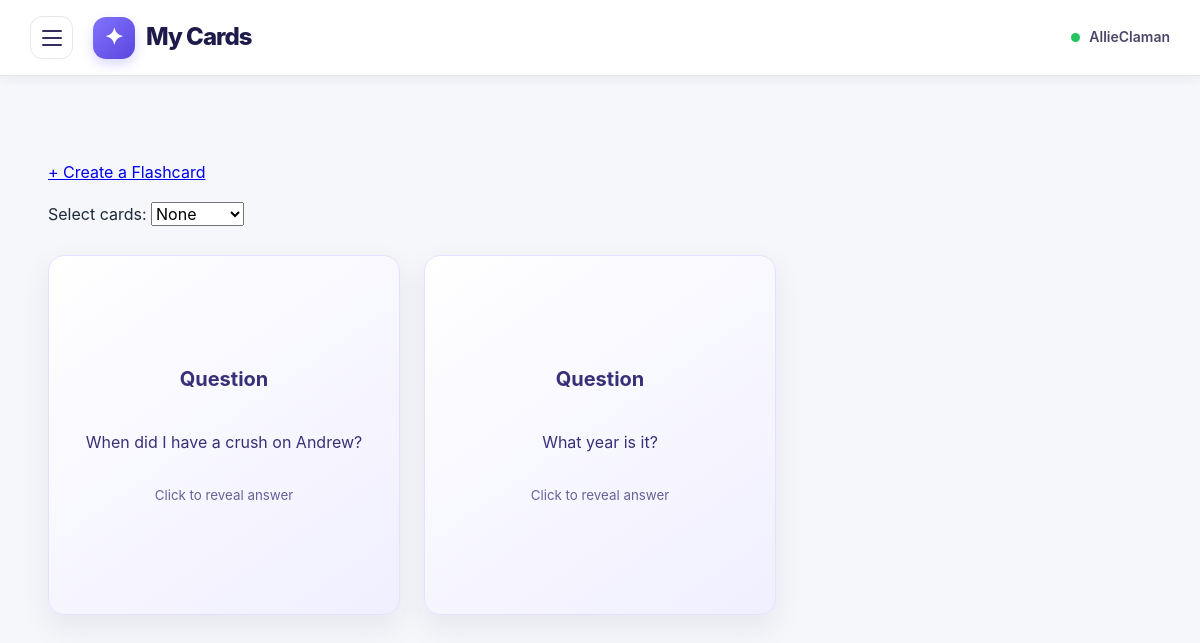
Page /cards/all (signed in) on the earlier database version.
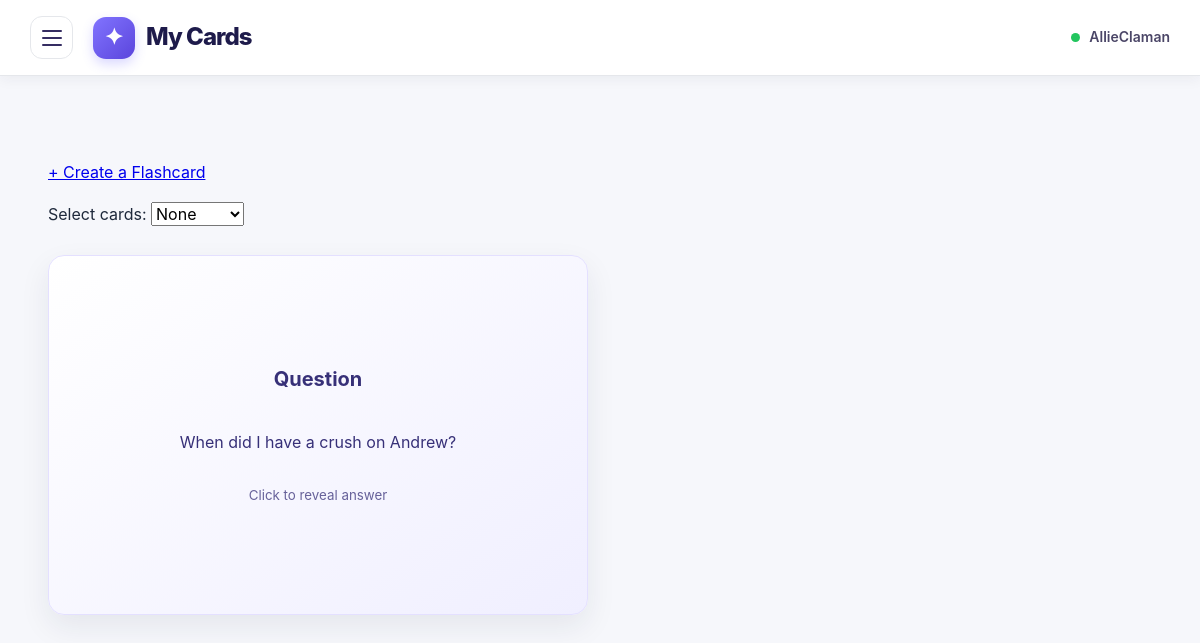
Same page on the later database version.
### papo_cito.py (models this page shows)
class Card(db.Model):
    __tablename__ = "cards"
    id = db.Column(db.Integer, primary_key=True)
    question = db.Column(db.String(200))
    answer = db.Column(db.Text)
    user_id = db.Column(db.Integer, db.ForeignKey("pot_users.id"), nullable=False)

### papo_cito.py (the view)
@app.route("/cards/all")
def all_cards():
    if "user_id" not in session:
        return redirect(url_for("login"))
    user_id = session["user_id"]
    user_cards = (
        Card.query
        .filter_by(user_id=user_id)
        .order_by(Card.id.asc())
        .all()
    )
    user_sets = (
        CardSet.query
        .filter_by(user_id=user_id)
        .order_by(CardSet.id.asc())
        .all()
    )
    return render_template(
        "cards.html",
        cards=user_cards,
        card_sets=user_sets
    )

### templates/cards.html (shortened to what this page needs)
{% extends "base.html" %}
{% block content %}
<div class="cards-page">
	<p><a href="{{ url_for('create_card') }}">
			+ Create a Flashcard     </a></p>
	<form id="card-selection-form" method="POST"
		action="{{ url_for('add_cards_to_set') }}">
		<label for="selection-mode">Select cards:</label>
		<select id="selection-mode" name="selection_mode">
			<option value="NONE">None</option>
		</select>
		<div class="cards-grid">
		{% for card in cards %}
		<div class="card-item">
			<div class="flashcard" onclick="flipCard(this)">
				<div class="flashcard-inner">
					<div class="flashcard-front">
						<h3>Question</h3>
						<p>{{ card.question }}</p>
						<small>Click to reveal answer
						</small>
					</div>
					<div class="flashcard-back">
						<h3>Answer</h3>
						<p>{{ card.answer }}</p>
						<small>Click to return</small>
					</div>
				</div>
			</div>
		</div>
		{% else %}
			<p>You haven't created any flashcards yet.</p>
		{% endfor %}
		<br><br>
		</div>
	</form>
</div>
{% endblock %}

Differences in the rows shown:
removed Card: question "What year is it?", answer "2026"
